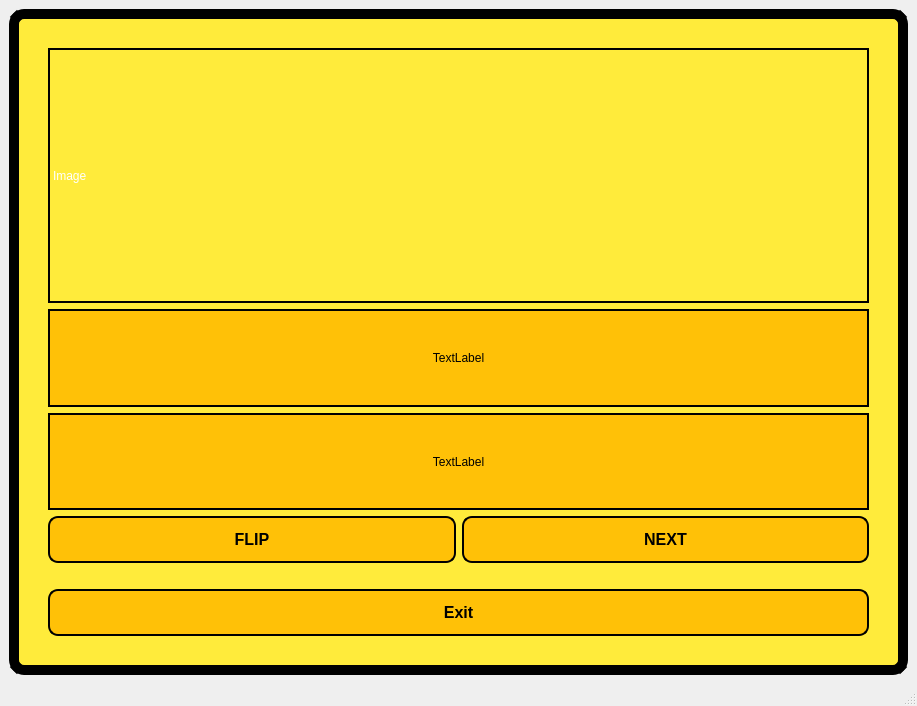
<?xml version="1.0" encoding="UTF-8"?>
<ui version="4.0">
 <class>MainWindow</class>
 <widget class="QMainWindow" name="MainWindow">
  <property name="geometry">
   <rect>
    <x>0</x>
    <y>0</y>
    <width>917</width>
    <height>706</height>
   </rect>
  </property>
  <property name="windowTitle">
   <string>Conversa</string>
  </property>
  <widget class="QWidget" name="centralwidget">
   <layout class="QHBoxLayout" name="horizontalLayout_2">
    <item>
     <widget class="QStackedWidget" name="stackedWidget">
      <property name="styleSheet">
       <string notr="true">

QPushButton,QLabel {
    background: transparent; /* Make sure the buttons and labels are transparent */
    border: none; /* Remove any borders from buttons or labels */
    color: #FFFFFF; /* White text for contrast */
}

QStackedWidget {
    background-color: #FFEB3B;  /* Bright yellow background */
    color: rgb(0, 0, 0);  /* Black text for high contrast */
    border: 10px solid #000000;  /* Black border for the page */
    border-radius: 15px;  /* Rounded corners for the page */
    padding: 20px;  /* Padding inside the border */
    width: 100%;  /* Ensure it spans the full width */
    height: 100%;  /* Ensure it spans the full height */
    box-shadow: 0px 4px 15px rgba(0, 0, 0, 0.3);  /* Darker shadow for more depth */
}

QPushButton {
    background-color: #FFC107;  /* Yellow background for buttons */
    color: #000000;  /* Black text for buttons */
    border: 2px solid #000000;  /* Black border around the button */
    border-radius: 10px;  /* Rounded corners for buttons */
    padding: 12px 24px;  /* Add padding for button size */
    font-weight: bold;  /* Bold text */
    font-size: 16px;  /* Slightly larger font for buttons */
    cursor: pointer;  /* Change cursor to pointer on hover */
    transition: background-color 0.3s, transform 0.2s, box-shadow 0.3s;  /* Smooth transition for hover effect */
}

QPushButton:hover {
    background-color: #FF9800;  /* Slightly darker yellow for hover */
    transform: scale(1.05);  /* Slightly enlarge the button */
    box-shadow: 0 0 10px rgba(0, 0, 0, 0.5);  /* Darker shadow on hover */
}

QPushButton:pressed {
    background-color: #FF5722;  /* Darker orange when pressed */
    transform: scale(0.95);  /* Slightly shrink the button when pressed */
    box-shadow: none;  /* Remove shadow when pressed */
}

QPushButton:focus {
    outline: none;  /* Remove default outline */
    box-shadow: 0 0 8px rgba(0, 0, 0, 0.6);  /* A glowing outline on focus */
}






</string>
      </property>
      <property name="currentIndex">
       <number>5</number>
      </property>
      <widget class="QWidget" name="page_3">
       <layout class="QVBoxLayout" name="verticalLayout_6">
        <item>
         <layout class="QVBoxLayout" name="verticalLayout_5">
          <item>
           <widget class="QLabel" name="Welcome_Label">
            <property name="styleSheet">
             <string notr="true">color: rgb(0, 0, 0);
background-color: #FFEB3B;

font-size: 24px; 
 font-weight: bold;



</string>
            </property>
            <property name="frameShape">
             <enum>QFrame::Shape::NoFrame</enum>
            </property>
            <property name="frameShadow">
             <enum>QFrame::Shadow::Plain</enum>
            </property>
            <property name="text">
             <string>✨   Welcome to Conversa!   ✨</string>
            </property>
            <property name="alignment">
             <set>Qt::AlignmentFlag::AlignCenter</set>
            </property>
           </widget>
          </item>
          <item>
           <widget class="QPushButton" name="Play_Button">
            <property name="styleSheet">
             <string notr="true">QPushButton#backButton {
    color: rgb(0, 0, 0);
background-color: #FFEB3B;
border: 2px solid #000000;  
border-radius: 12px;  /* Rounded corners */
 padding: 10px 20px;
font-size: 16px; 
 font-weight: bold;
    transition: background-color 0.3s, transform 0.2s, color 0.3s;  /* Smooth transition for hover effect */
}

QPushButton#backButton:hover {
    background-color: #FFC107;  /* Lighter yellow when hovering */
    color: white;  /* White text when hovered */
    transform: scale(1.05);  /* Slightly enlarge the button when hovered */
}

QPushButton#backButton:pressed {
    background-color: #FF9800;  /* Darker yellow when the button is pressed */
    transform: scale(0.95);  /* Slightly shrink the button when pressed */
}

QPushButton#backButton:focus {
    outline: none;  /* Remove the default focus outline */
    box-shadow: 0 0 5px rgba(255, 193, 7, 0.8);  /* Add a glowing outline for focus state */
}</string>
            </property>
            <property name="text">
             <string>Start</string>
            </property>
           </widget>
          </item>
         </layout>
        </item>
        <item>
         <widget class="QLabel" name="label_3">
          <property name="text">
           <string>TextLabel</string>
          </property>
          <property name="alignment">
           <set>Qt::AlignmentFlag::AlignCenter</set>
          </property>
         </widget>
        </item>
       </layout>
      </widget>
      <widget class="QWidget" name="page">
       <layout class="QVBoxLayout" name="verticalLayout_8">
        <item>
         <layout class="QVBoxLayout" name="verticalLayout_4">
          <item>
           <widget class="QPushButton" name="Spanish_Button">
            <property name="styleSheet">
             <string notr="true">border-color: 2px solid qconicalgradient(cx:0, cy:0, angle:135, stop:0 rgba(255, 255, 0, 69), stop:0.375 rgba(255, 255, 0, 69), stop:0.423533 rgba(251, 255, 0, 145), stop:0.45 rgba(247, 255, 0, 208), stop:0.477581 rgba(255, 244, 71, 130), stop:0.518717 rgba(255, 218, 71, 130), stop:0.55 rgba(255, 255, 0, 255), stop:0.57754 rgba(255, 203, 0, 130), stop:0.625 rgba(255, 255, 0, 69), stop:1 rgba(255, 255, 0, 69));</string>
            </property>
            <property name="text">
             <string>Spanish</string>
            </property>
           </widget>
          </item>
          <item>
           <widget class="QPushButton" name="Galician_Button">
            <property name="text">
             <string>Galacian</string>
            </property>
           </widget>
          </item>
          <item>
           <widget class="QPushButton" name="Catalan_Button">
            <property name="text">
             <string>Catalan</string>
            </property>
           </widget>
          </item>
          <item>
           <widget class="QPushButton" name="SerboCroatian_Button">
            <property name="text">
             <string>Serbo-Croatian</string>
            </property>
           </widget>
          </item>
         </layout>
        </item>
        <item>
         <widget class="QPushButton" name="BackButton1">
          <property name="text">
           <string>Back</string>
          </property>
         </widget>
        </item>
       </layout>
      </widget>
      <widget class="QWidget" name="page_4">
       <layout class="QVBoxLayout" name="verticalLayout_10">
        <item>
         <layout class="QVBoxLayout" name="verticalLayout_9">
          <item>
           <widget class="QLabel" name="label">
            <property name="styleSheet">
             <string notr="true">QLabel{
    background-color: #FFC107; /* Golden background */
    color: #000000; /* Black text */
    font-family: 'Comic Sans MS', sans-serif; /* Funky font */
    font-size: 24px; /* Larger font size */
    text-align: center; /* Center-align the text horizontally */
    vertical-align: middle; /* Center-align the text vertically */
    padding: 20px;
    border-radius: 15px;
    box-shadow: 0px 4px 10px rgba(0, 0, 0, 0.2); /* Shadow effect */
    font-weight: bold; /* Make it bold for emphasis */
    height: 100px; /* Ensure label height to center vertically */
}


</string>
            </property>
            <property name="text">
             <string>TextLabel</string>
            </property>
           </widget>
          </item>
          <item>
           <widget class="QLabel" name="label_2">
            <property name="text">
             <string>spain</string>
            </property>
           </widget>
          </item>
          <item>
           <widget class="QLabel" name="translateLabel">
            <property name="styleSheet">
             <string notr="true">color: rgb(0, 0, 0);</string>
            </property>
            <property name="text">
             <string>Translaion</string>
            </property>
           </widget>
          </item>
          <item>
           <widget class="QLabel" name="WordOfDay_Label">
            <property name="styleSheet">
             <string notr="true">color: rgb(0, 0, 0);</string>
            </property>
            <property name="text">
             <string>Word of the day</string>
            </property>
           </widget>
          </item>
         </layout>
        </item>
        <item>
         <layout class="QHBoxLayout" name="horizontalLayout">
          <item>
           <widget class="QPushButton" name="BackButton2">
            <property name="styleSheet">
             <string notr="true">QPushButton#backButton {
    background-color: #FFEB3B;  /* Bright yellow background */
    color: rgb(10, 10, 10);  /* Dark gray text color for good contrast */
    border: 2px solid #FFC107;  /* Yellow border for the button */
    border-radius: 10px;  /* Rounded corners for the button */
    padding: 10px 20px;  /* Padding inside the button */
    font-size: 16px;  /* Font size */
    font-weight: bold;  /* Bold text for emphasis */
    cursor: pointer;  /* Change cursor to pointer when hovering */
    transition: background-color 0.3s, transform 0.2s, color 0.3s;  /* Smooth transition for hover effect */
}

QPushButton#backButton:hover {
    background-color: #FFC107;  /* Lighter yellow when hovering */
    color: white;  /* White text when hovered */
    transform: scale(1.05);  /* Slightly enlarge the button when hovered */
}

QPushButton#backButton:pressed {
    background-color: #FF9800;  /* Darker yellow when the button is pressed */
    transform: scale(0.95);  /* Slightly shrink the button when pressed */
}

QPushButton#backButton:focus {
    outline: none;  /* Remove the default focus outline */
    box-shadow: 0 0 5px rgba(255, 193, 7, 0.8);  /* Add a glowing outline for focus state */
}
</string>
            </property>
            <property name="text">
             <string>Back</string>
            </property>
           </widget>
          </item>
          <item>
           <spacer name="horizontalSpacer">
            <property name="orientation">
             <enum>Qt::Orientation::Horizontal</enum>
            </property>
            <property name="sizeHint" stdset="0">
             <size>
              <width>40</width>
              <height>20</height>
             </size>
            </property>
           </spacer>
          </item>
          <item>
           <widget class="QPushButton" name="Quiz_Button">
            <property name="styleSheet">
             <string notr="true">QPushButton#backButton {
    background-color: #FFEB3B;  /* Bright yellow background */
    color: rgb(10, 10, 10);  /* Dark gray text color for good contrast */
    border: 2px solid #FFC107;  /* Yellow border for the button */
    border-radius: 10px;  /* Rounded corners for the button */
    padding: 10px 20px;  /* Padding inside the button */
    font-size: 16px;  /* Font size */
    font-weight: bold;  /* Bold text for emphasis */
    cursor: pointer;  /* Change cursor to pointer when hovering */
    transition: background-color 0.3s, transform 0.2s, color 0.3s;  /* Smooth transition for hover effect */
}

QPushButton#backButton:hover {
    background-color: #FFC107;  /* Lighter yellow when hovering */
    color: white;  /* White text when hovered */
    transform: scale(1.05);  /* Slightly enlarge the button when hovered */
}

QPushButton#backButton:pressed {
    background-color: #FF9800;  /* Darker yellow when the button is pressed */
    transform: scale(0.95);  /* Slightly shrink the button when pressed */
}

QPushButton#backButton:focus {
    outline: none;  /* Remove the default focus outline */
    box-shadow: 0 0 5px rgba(255, 193, 7, 0.8);  /* Add a glowing outline for focus state */
}
</string>
            </property>
            <property name="text">
             <string>Quiz</string>
            </property>
           </widget>
          </item>
          <item>
           <widget class="QPushButton" name="Flashcards_Button">
            <property name="styleSheet">
             <string notr="true">QPushButton#backButton {
    background-color: #FFEB3B;  /* Bright yellow background */
    color: rgb(10, 10, 10);  /* Dark gray text color for good contrast */
    border: 2px solid #FFC107;  /* Yellow border for the button */
    border-radius: 10px;  /* Rounded corners for the button */
    padding: 10px 20px;  /* Padding inside the button */
    font-size: 16px;  /* Font size */
    font-weight: bold;  /* Bold text for emphasis */
    cursor: pointer;  /* Change cursor to pointer when hovering */
    transition: background-color 0.3s, transform 0.2s, color 0.3s;  /* Smooth transition for hover effect */
}

QPushButton#backButton:hover {
    background-color: #FFC107;  /* Lighter yellow when hovering */
    color: white;  /* White text when hovered */
    transform: scale(1.05);  /* Slightly enlarge the button when hovered */
}

QPushButton#backButton:pressed {
    background-color: #FF9800;  /* Darker yellow when the button is pressed */
    transform: scale(0.95);  /* Slightly shrink the button when pressed */
}

QPushButton#backButton:focus {
    outline: none;  /* Remove the default focus outline */
    box-shadow: 0 0 5px rgba(255, 193, 7, 0.8);  /* Add a glowing outline for focus state */
}
</string>
            </property>
            <property name="text">
             <string>Flashcards</string>
            </property>
           </widget>
          </item>
         </layout>
        </item>
       </layout>
      </widget>
      <widget class="QWidget" name="page_2">
       <layout class="QVBoxLayout" name="verticalLayout_2">
        <item>
         <widget class="QLabel" name="label_4">
          <property name="styleSheet">
           <string notr="true">QLabel{
    background-color: #FFC107; /* Golden background */
    color: #000000; /* Black text */
    font-family: 'Comic Sans MS', sans-serif; /* Funky font */
    font-size: 24px; /* Larger font size */
    text-align: center; /* Center-align the text horizontally */
    vertical-align: middle; /* Center-align the text vertically */
    padding: 20px;
    border-radius: 15px;
    box-shadow: 0px 4px 10px rgba(0, 0, 0, 0.2); /* Shadow effect */
    font-weight: bold; /* Make it bold for emphasis */
    height: 100px; /* Ensure label height to center vertically */
}</string>
          </property>
          <property name="text">
           <string>TextLabel</string>
          </property>
         </widget>
        </item>
        <item>
         <widget class="QLabel" name="quizQuestionLabel">
          <property name="styleSheet">
           <string notr="true">alternate-background-color: rgb(232, 164, 255);
color: rgb(0, 0, 0);</string>
          </property>
          <property name="text">
           <string>TextLabel</string>
          </property>
         </widget>
        </item>
        <item>
         <layout class="QVBoxLayout" name="verticalLayout">
          <item>
           <widget class="QRadioButton" name="quizOption3">
            <property name="styleSheet">
             <string notr="true">color: rgb(0, 0, 0);</string>
            </property>
            <property name="text">
             <string>RadioButton</string>
            </property>
           </widget>
          </item>
          <item>
           <widget class="QRadioButton" name="quizOption4">
            <property name="styleSheet">
             <string notr="true">color: rgb(0, 0, 0);</string>
            </property>
            <property name="text">
             <string>RadioButton</string>
            </property>
           </widget>
          </item>
          <item>
           <widget class="QRadioButton" name="quizOption1">
            <property name="styleSheet">
             <string notr="true">color: rgb(0, 0, 0);</string>
            </property>
            <property name="text">
             <string>RadioButton</string>
            </property>
           </widget>
          </item>
          <item>
           <widget class="QRadioButton" name="quizOption2">
            <property name="styleSheet">
             <string notr="true">color: rgb(0, 0, 0);</string>
            </property>
            <property name="text">
             <string>RadioButton</string>
            </property>
           </widget>
          </item>
         </layout>
        </item>
        <item>
         <widget class="QPushButton" name="quizNextButton">
          <property name="text">
           <string>Next</string>
          </property>
         </widget>
        </item>
        <item>
         <widget class="QPushButton" name="BackButton3">
          <property name="text">
           <string>Exit Quiz</string>
          </property>
         </widget>
        </item>
        <item>
         <widget class="QLabel" name="quizFeedbackLabel">
          <property name="styleSheet">
           <string notr="true">color: rgb(0, 0, 0);</string>
          </property>
          <property name="text">
           <string/>
          </property>
         </widget>
        </item>
       </layout>
      </widget>
      <widget class="QWidget" name="page_5">
       <layout class="QVBoxLayout" name="verticalLayout_11">
        <item>
         <layout class="QVBoxLayout" name="verticalLayout_3">
          <item>
           <widget class="QLabel" name="quizFinalScoreLabel">
            <property name="styleSheet">
             <string notr="true">color: rgb(0, 0, 0);</string>
            </property>
            <property name="text">
             <string>                                                                                            TextLabel</string>
            </property>
            <property name="alignment">
             <set>Qt::AlignmentFlag::AlignCenter</set>
            </property>
           </widget>
          </item>
          <item>
           <widget class="QPushButton" name="endQuizButton">
            <property name="text">
             <string>Go back</string>
            </property>
           </widget>
          </item>
         </layout>
        </item>
       </layout>
      </widget>
      <widget class="QWidget" name="page_6">
       <layout class="QHBoxLayout" name="horizontalLayout_5">
        <item>
         <layout class="QVBoxLayout" name="verticalLayout_13">
          <item>
           <widget class="QLabel" name="ImageLabel">
            <property name="minimumSize">
             <size>
              <width>811</width>
              <height>160</height>
             </size>
            </property>
            <property name="styleSheet">
             <string notr="true">border: 2px solid #000000</string>
            </property>
            <property name="text">
             <string>Image</string>
            </property>
           </widget>
          </item>
          <item>
           <layout class="QVBoxLayout" name="verticalLayout_12">
            <item>
             <layout class="QVBoxLayout" name="verticalLayout_7">
              <item>
               <widget class="QLabel" name="foreignWordLabel">
                <property name="styleSheet">
                 <string notr="true">background-color: #FFC107;  /* Yellow background for buttons */
    color: #000000;  /* Black text for buttons */
    border: 2px solid #000000</string>
                </property>
                <property name="frameShape">
                 <enum>QFrame::Shape::NoFrame</enum>
                </property>
                <property name="text">
                 <string>TextLabel</string>
                </property>
                <property name="alignment">
                 <set>Qt::AlignmentFlag::AlignCenter</set>
                </property>
               </widget>
              </item>
              <item>
               <widget class="QLabel" name="englishWordLabel">
                <property name="styleSheet">
                 <string notr="true">background-color: #FFC107;  /* Yellow background for buttons */
    color: #000000;  /* Black text for buttons */
    border: 2px solid #000000</string>
                </property>
                <property name="text">
                 <string>TextLabel</string>
                </property>
                <property name="alignment">
                 <set>Qt::AlignmentFlag::AlignCenter</set>
                </property>
               </widget>
              </item>
             </layout>
            </item>
            <item>
             <layout class="QHBoxLayout" name="horizontalLayout_3">
              <item>
               <widget class="QPushButton" name="flipButton">
                <property name="text">
                 <string>FLIP</string>
                </property>
               </widget>
              </item>
              <item>
               <widget class="QPushButton" name="nextFlashcardButton">
                <property name="text">
                 <string>NEXT</string>
                </property>
               </widget>
              </item>
             </layout>
            </item>
           </layout>
          </item>
          <item>
           <spacer name="horizontalSpacer_2">
            <property name="orientation">
             <enum>Qt::Orientation::Horizontal</enum>
            </property>
            <property name="sizeHint" stdset="0">
             <size>
              <width>40</width>
              <height>20</height>
             </size>
            </property>
           </spacer>
          </item>
          <item>
           <widget class="QPushButton" name="BackButton4">
            <property name="text">
             <string>Exit</string>
            </property>
           </widget>
          </item>
         </layout>
        </item>
       </layout>
      </widget>
     </widget>
    </item>
   </layout>
  </widget>
  <widget class="QMenuBar" name="menubar">
   <property name="geometry">
    <rect>
     <x>0</x>
     <y>0</y>
     <width>917</width>
     <height>26</height>
    </rect>
   </property>
  </widget>
  <widget class="QStatusBar" name="statusbar"/>
 </widget>
 <resources/>
 <connections/>
</ui>
